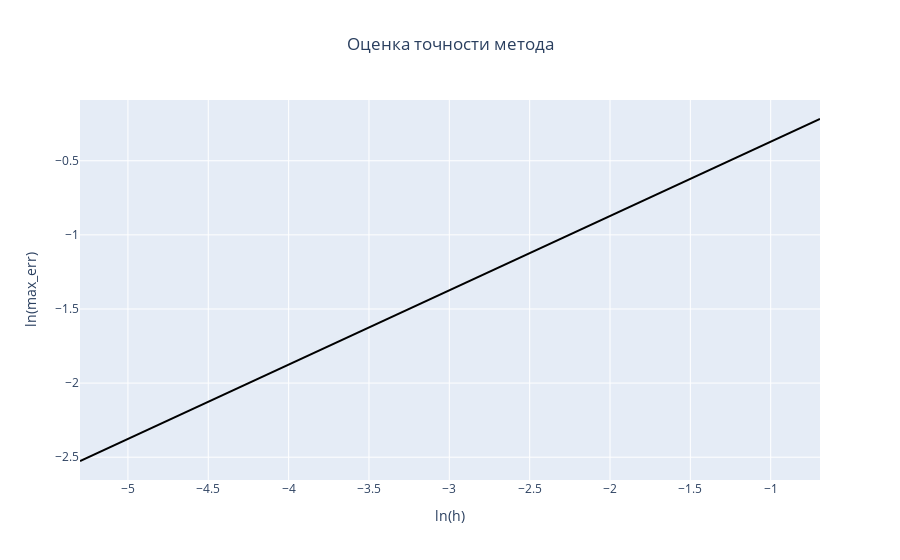

The notebook cell saved with this chart:
### Code cell
fig = go.Figure(data=[go.Scatter(x=ln_h, y=fault_array, mode='lines', line=dict(color='black'))])

fig.update_layout(
  title={'text': "Оценка точности метода",'x': 0.5,},
  xaxis_title='ln(h)',
  yaxis_title='ln(max_err)'
)

fig.show()

### Figure 1 — Plotly figure (JSON) as saved in the notebook; plotly's stock layout.template omitted (floating-point values rounded to 4 significant figures)
{"data": [{"line": {"color": "black"}, "mode": "lines", "type": "scatter", "x": [-0.6931, -2.303, -2.996, -4.605, -5.298], "y": [-0.2182, -1.026, -1.373, -2.179, -2.526]}], "layout": {"title": {"text": "Оценка точности метода", "x": 0.5}, "xaxis": {"title": {"text": "ln(h)"}}, "yaxis": {"title": {"text": "ln(max_err)"}}}}
